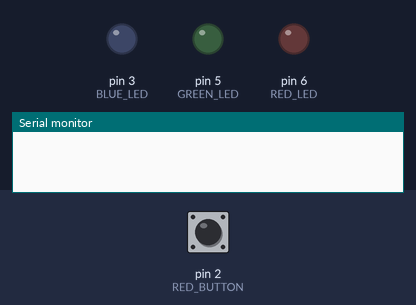
This sketch was run on a simulated Arduino Uno, built with avr-gcc and run on an emulated ATmega328P. Parts: output pins drawn as LEDs (lit = HIGH), the last lines printed to the serial monitor. Dashed ring = blinking. The inputs (shaded band) are chosen by the test bench; at power-on: pin 2 (RED_BUTTON) HIGH.

Above: at 1.2 s.
1.3 s: pin 2 (RED_BUTTON) pulled LOW for 1 s
At 2.1 s:
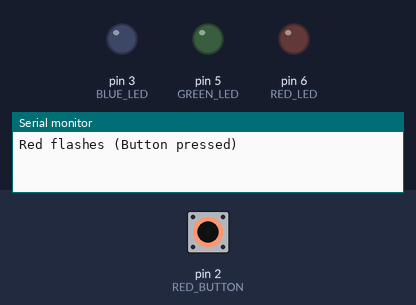
3.8 s: pin 2 (RED_BUTTON) pulled LOW for 3.2 s
At 8.8 s:
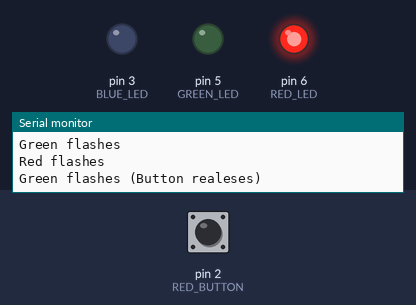
9.3 s: pin 2 (RED_BUTTON) pulled LOW for 0.15 s
At 9.9 s:
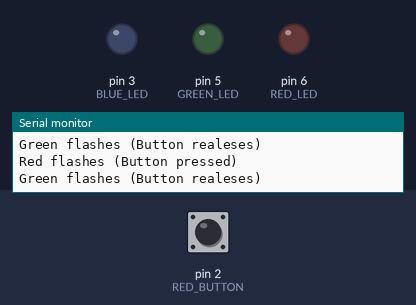
10.9 s: pin 2 (RED_BUTTON) pulsed LOW 5 times (0.12 s each, 0.3 s apart)
At 11.57 s:
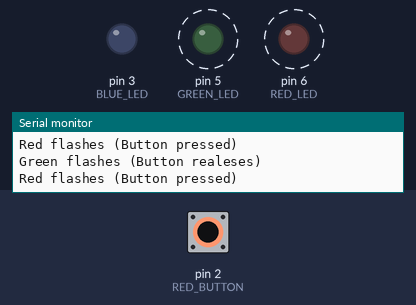
Timing chart, 0 to 13.9 s (numbered marks = the images above; inputs shaded):
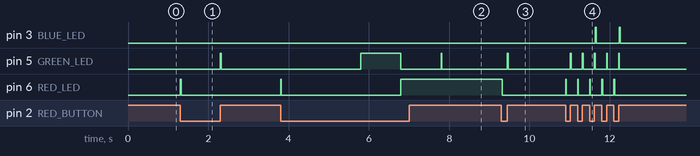

Measured:
- after the input at 1.3 s, pin 5 (GREEN_LED): LOW → HIGH after 1.0 s, → LOW 0.02 s later; pin 6 (RED_LED): LOW → HIGH at once, → LOW 0.02 s later
- after the input at 3.8 s, pin 5 (GREEN_LED): LOW → HIGH after 2.0 s, → LOW 1.0 s later, → HIGH 1.0 s later, → LOW 0.02 s later; pin 6 (RED_LED): LOW → HIGH at once, → LOW 0.02 s later, → HIGH 3.0 s later
- after the input at 9.3 s, pin 5 (GREEN_LED): LOW → HIGH after 0.15 s, → LOW 0.02 s later; pin 6 (RED_LED): HIGH → LOW at once
- after the input at 10.9 s, pin 3 (BLUE_LED): alternates HIGH for 0.02 s and LOW for 0.58 s, 4 changes in all, then stays LOW, starting after 0.74 s; pin 5 (GREEN_LED): alternates HIGH for 0.02 s and LOW for 0.28 s, 10 changes in all, then stays LOW, starting after 0.12 s

The sketch:

activity2_3-albertohernandezlado.ino
```cpp
#define RED_BUTTON 2
#define BLUE_LED 3
#define GREEN_LED 5
#define RED_LED 6

unsigned long startpress, endpress, firstend, secondstart, timepressed;
boolean firstpressed;

void setup()
{
  pinMode(RED_BUTTON, INPUT_PULLUP);
  pinMode(BLUE_LED, OUTPUT);
  pinMode(GREEN_LED, OUTPUT);
  pinMode(RED_LED, OUTPUT);

  firstpressed = false;

  Serial.begin(9600);
}

void loop()
{
  if(digitalRead(RED_BUTTON) == LOW) {
    startpress = millis();
    if (firstpressed) secondstart=startpress;
    Serial.println("Red flashes (Button pressed)");
    digitalWrite(RED_LED, HIGH);
    delay(20);
    digitalWrite(RED_LED, LOW);
    while (digitalRead(RED_BUTTON) == LOW){
      endpress = millis();
      timepressed = endpress - startpress;
      if(timepressed>=2000) {
        if(digitalRead(GREEN_LED) == LOW) {digitalWrite(GREEN_LED, HIGH); digitalWrite(RED_LED, LOW); Serial.println("Green flashes");}
        else {digitalWrite(GREEN_LED, LOW); digitalWrite(RED_LED, HIGH); Serial.println("Red flashes");}
        delay(1000);
      }
    }
    Serial.println("Green flashes (Button realeses)");
    digitalWrite(GREEN_LED, HIGH);
    delay(20);
    digitalWrite(GREEN_LED, LOW);
    endpress = millis();
    timepressed = endpress - startpress;
    if(firstpressed == false) firstend = endpress;
  }
  if (firstpressed && secondstart-firstend<300) {Serial.println("Blue flashes");digitalWrite(BLUE_LED, HIGH); delay(20); digitalWrite(BLUE_LED, LOW);firstpressed = false; timepressed=0;}
  else if(firstpressed) firstpressed = false;
  else if (timepressed>10 && timepressed<200 && firstpressed == false) firstpressed = true;
}
```
